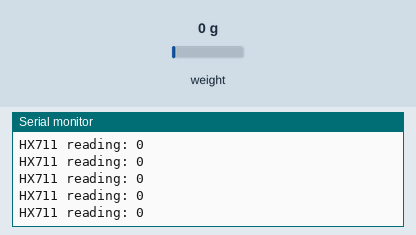
A sketch run on a simulated Arduino Uno, built with avr-gcc and run on an emulated ATmega328P. Shown: the last lines printed to the serial monitor. The test bench sets the inputs (shaded band); at power-on: weight on the scale 0 g.

Above: at 1.2 s.
1.3 s: weight on the scale set to 100 g
At 1.46 s:
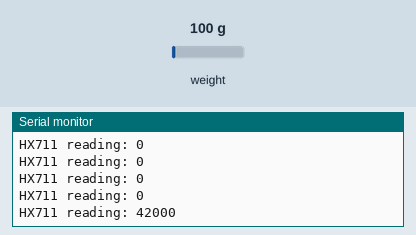
2.8 s: weight on the scale set to 1250 g
At 2.86 s:
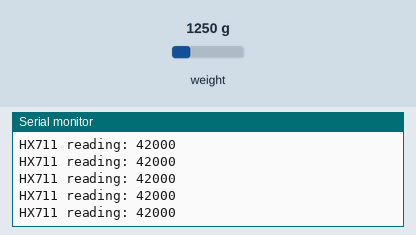
Timing chart, 0 to 5.8 s (numbered marks = the images above; inputs shaded):
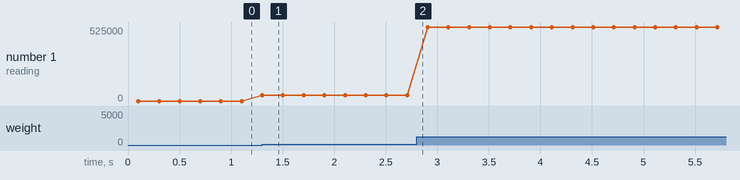

Measured:
- after the input at 1.3 s, the serial monitor: prints a new line at once (image 1)
- plotted number 1: 0 → 42000 after the input at 1.3 s, 42000 → 525000 after the input at 2.8 s

The sketch:

HX711_basic_example.ino
```cpp
#include "HX711.h"

// HX711 circuit wiring
const int LOADCELL_DOUT_PIN = 7;
const int LOADCELL_SCK_PIN = 9;

HX711 scale;

void setup() {
  Serial.begin(57600);
  scale.begin(LOADCELL_DOUT_PIN, LOADCELL_SCK_PIN);
}

void loop() {

  if (scale.is_ready()) {
    long reading = scale.read();
    Serial.print("HX711 reading: ");
    Serial.println(reading);
  } else {
    Serial.print("");
  }

  delay(100);

}
```
